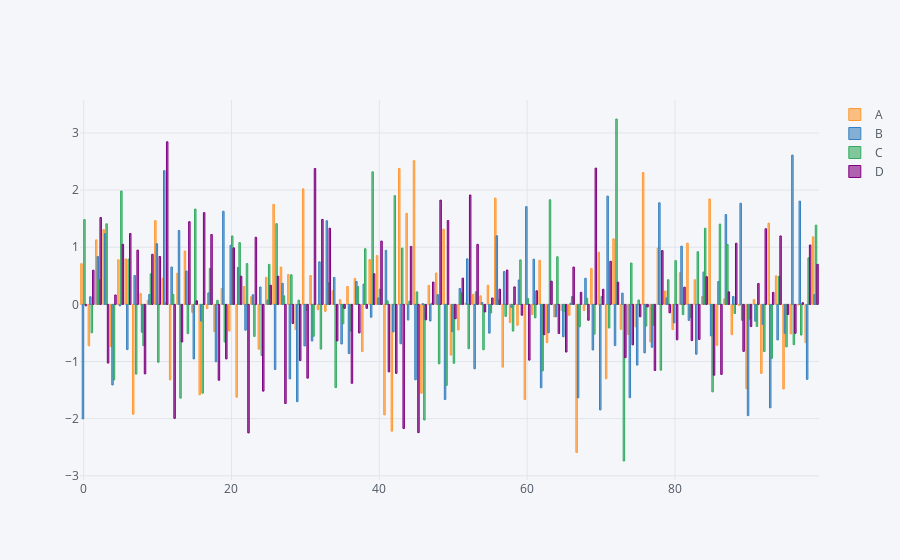

The code cell stored with this chart in its notebook:
### Markdown cell above
Sometimes data requires some manipulation to create a bar plot.

For example, look at the bar plot for **df**

### Code cell
df.iplot(kind='bar')
